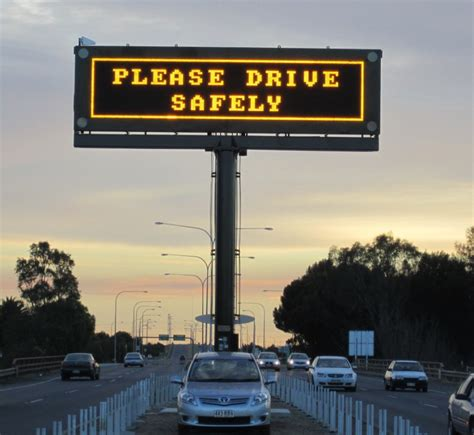
#> input picture VMS_detection/src/images/001.jpg, 474 x 435 px; its folder holds only this picture in this run
$ python FeatureExtraction.py
#> lines starting #> are read from the running program, lines starting #| are printed output that depends on the picture
### VMS_detection/src/VmsImage.py
import enum
import os
import Segmentation
import cv2 as cv

class SegmentationTypeEnum(enum.Enum):
   NONE = 0
   GREY = 1
   COLOR = 2
   ALL = 3

class VmsImage:

   def __init__(self, image_path) -> None:
      # Single paramter passed - load from file
      self.loadFromFile(image_path)

   # Load image from existing file
   def loadFromFile(self, path):
      # Default to greyscale
      self.method_ = SegmentationTypeEnum.GREY
      # Path to image
      self.path_ = None
      # CV Image store
      self.image_ = None
      # List of contours from segmented image
      self.contours_ = None

      if not os.path.exists(path):
         return None
      self.path_ = os.path.abspath(path)
      # load image and get contours
      self.image_ = cv.imread(self.path_)


   """
   Utilies
   """
   def getImageSubset(self, contour):
      x, y, w, h = cv.boundingRect(contour)
      return self.image_[y:y + h, x:x + w]

   """
   SETTERS
   """
   def setSegmentationMethod(self, method):
      if isinstance(method, SegmentationTypeEnum):
         if self.method_ != method:
            self.method_ = method
            # Type has changed, wipe contours
            self.contours_ = None
            return True
      return False

   def setPath(self, path):
      self.loadFromFile(path)

   """
   GETTERS
   """

   def getPath(self):
      return self.path_

   def getContours(self):

      # See if contours have been loaded, otherwise load them
      if self.contours_ == None:
         if self.method_ == SegmentationTypeEnum.GREY:
            self.contours_ = Segmentation.greyGetContour(self.image_)
         elif(self.method_ == SegmentationTypeEnum.COLOR):
            self.contours_ = Segmentation.colorGetContour(self.image_)
         elif(self.method_ == SegmentationTypeEnum.ALL):
            self.contours_ = Segmentation.getContours(self.image_)
         else:
            return None

      return self.contours_

   def getSegmentationMethod(self):
      return self.method_

# [13 lines that do not run on import are left out]

### VMS_detection/src/Segmentation.py
# This class allows for the extraction of the 3 largest contours by area using
#  varying segmentation methods. This included the use of adaptive thresholding
#  for edge detection, or specific extraction via color selection. Additionally
#  it allows for the user to manually classify whether the contour of interest
#  contains a VMS or not with a queried prompt

import cv2 as cv
import numpy as np

def blur(image, kernel_size = 7):
   # Slight blur to remove noise and get cleaner edges

    im = cv.GaussianBlur(image, (kernel_size, kernel_size), 0)
    return im

# get contour information based on adaptive thresholding wiht a mean shift
def greyGetContour(image) :
    # Slight blur to remove noise and get cleaner edges
    im = blur(image)

    # gry - edge detection
    gry = cv.cvtColor(im, cv.COLOR_BGR2GRAY)
    gry[gry > 80] = 255

    # drop pixels down to 0 min
    gry = gry - np.min(gry)

    # remove max values to mean for thresholding
    gry[gry == np.max(gry)] = np.average(gry)
    gry = np.array(gry, np.uint8)

    # subtract 1 sigma from the mean
    thresh = cv.adaptiveThreshold(gry, 255,
                                 cv.ADAPTIVE_THRESH_GAUSSIAN_C,
                                 cv.THRESH_BINARY_INV,
                                 101,
                                 np.average(gry) * 0.08)

    # # Opening - Define a filter (kernal) to process using opening (3x3)
    # adaptive kernel based on image size?
    krn = np.ones((20, 20), np.uint8)

    # getStructuringElement - Close image, then open
    close = cv.morphologyEx(thresh, cv.MORPH_CLOSE, krn)
    open_ = cv.morphologyEx(close, cv.MORPH_OPEN, krn)
    mask = cv.bitwise_and(open_, close)
    # mask = close

    return __getContours(mask)

# Get contour selection based on color thresholding - identify orange/yellow
# [13 lines left out: function colorGetContour, not called in this run]

# private method of retrieving contours of an image, returns 3 largest contours
def __getContours(img):
    contours, _ = cv.findContours(img,
               cv.RETR_EXTERNAL,
               cv.CHAIN_APPROX_NONE)

    if(len(contours) == 0):
        return []
    else :
      # Return 3 largest contours
        cnt = sorted(contours, key = cv.contourArea)
        return cnt[-3:]

# public method for retrieving contours, either all, only color, or only thresh
# [13 lines left out: functions getContours, labelContour, not called in this run]

### VMS_detection/src/FeatureExtraction.py
# This class is designed to extract a set of features from a given image,
# features include greyscale, color, and shape features based on contours or
# subsets of images
import os
import pandas as pd
import numpy as np
import cv2 as cv
import matplotlib.pyplot as plt

from VmsImage import SegmentationTypeEnum, VmsImage

"""
Command Structure
"""
def getAllFeatureNames():
   return [*feature_set]

def processCommand(cmd, args = []):
   if cmd in feature_set:
      return feature_set[cmd](args)
   else:
      print("Feature not found: \"%s\"\n\nFeature List:" % cmd)
      print(*feature_set, sep ="\n")
      return -1

"""
Private
"""
def _getContourFeatures(image, contour, featureNames = []):
   features = dict()
   # ALL FEATURES
   if featureNames == []:
      for feat in feature_set.keys():
         features[feat] = processCommand(feat, [image, contour])
   # Select Features
   else:
      for feat in featureNames:
         features[feat] = processCommand(feat, [image, contour])

   return features

def _getGreyscaleHistogram(image, contour):
   #  subset image based on contour bounds to retain color
   image = image.getImageSubset(contour)
   gry = cv.cvtColor(image, cv.COLOR_BGR2GRAY)
   gry = cv.GaussianBlur(gry, (19, 19), 0)

   vals, bins, _ = plt.hist(gry.ravel(), bins=255, range=(0, 255),
                            histtype='step', fc='k', ec='k')
   plt.title("Greyscale Histogram")
   plt.show()
   return vals, bins

def _getHsvHistogram(image, contour):
   image = image.getImageSubset(contour)
   hsv = cv.cvtColor(image, cv.COLOR_BGR2HSV)
   hsv = cv.GaussianBlur(hsv, (19,19), 0)

   bins = 180
   hist = cv.calcHist([hsv], [0], None, [bins], [0, bins])
   plt.plot(hist, color='b')
   plt.title("HSV Color Histogram")
   plt.show()
   return hist

"""
Public
"""
def getGreyMean(args):
   if not isinstance(args[0], VmsImage) or \
      not isinstance(args[1], type(np.zeros(1))):
      return -1

   image = args[0]
   contour = args[1]
   vals, _ = _getGreyscaleHistogram(image, contour)
   return np.mean(vals)

# [9 lines left out: function getGreyPeak, not called in this run]

def getGreyAreaPercent(args):
   if not isinstance(args[0], VmsImage) or \
      not isinstance(args[1], type(np.zeros(1))):
      return -1

   image = args[0]
   contour = args[1]
   vals, bins = _getGreyscaleHistogram(image, contour)
   mask_gry = bins <= 80
   vals_gry = vals[mask_gry[:-1]]
   area = sum(np.diff(bins)*vals)

   # Percent area above 200 (lighter pixels)
   return sum(vals_gry) / area

# [9 lines left out: function getGreyArea, not called in this run]

def getHsvAreaPercent(args):
   if not isinstance(args[0], VmsImage) or \
      not isinstance(args[1], type(np.zeros(1))):
      return -1

   image = args[0]
   contour = args[1]
   hist = _getHsvHistogram(image, contour)
   return np.sum(hist[10:50]) / np.sum(hist)

def getHsvMean(args):
   if not isinstance(args[0], VmsImage) or \
      not isinstance(args[1], type(np.zeros(1))):
      return -1

   image = args[0]
   contour = args[1]
   hist = _getHsvHistogram(image, contour)
   return np.mean(hist)

# [28 lines left out: functions getHsvArea, getHsvPeak, getShapeMomentX, not called in this run]

def getShapeMomentY(args):
   if not isinstance(args[1], type(np.zeros(1))):
      return -1

   contour = args[1]
   M = cv.moments(contour)

   if M['m00'] == 0: return 0
   return int(M['m01'] / M['m00'])

def getShapeArea(args):
   if not isinstance(args[1], type(np.zeros(1))):
      return -1

   contour = args[1]
   return cv.contourArea(contour)

# [14 lines left out: functions getShapePerimiter, getShapeAspectRatio, not called in this run]

def getShapeExtent(args):
   if not isinstance(args[1], type(np.zeros(1))):
      return -1

   contour = args[1]
   _, _, w, h = cv.boundingRect(contour)
   # proportion of area filled by bounding rectangle
   area_rect = w * h
   return float(getShapeArea(args)) / area_rect

# [16 lines left out: functions getShapeSolidity, getShapeAngle, not called in this run]

## Returns dataframe of features relating to image
def getVmsFeatures(image):
   if isinstance(image, VmsImage):
      features = pd.DataFrame()
      contours = image.getContours()

      for contour in contours:
         feat_row = _getContourFeatures(image, contour)
         features = features.append(feat_row, ignore_index=True, sort=False)
   return features.dropna(how='any')

def getVmsDirFeatures(dir_in, segmentation_method = SegmentationTypeEnum.GREY):
   # ensure they are paths
   dir_in = os.path.abspath(dir_in)
   # dir_out = os.path.abspath(dir_out)

   if not os.path.exists(dir_in):
      return None

   os.chdir(dir_in)
   files = os.listdir()

   if len(files) < 1:
      return None

   features = pd.DataFrame()

   for file in files:
      image = VmsImage(file)
      image.setSegmentationMethod(segmentation_method)
      contour_features = getVmsFeatures(image)
      features = features.append(contour_features,
                                 ignore_index=True,
                                 sort=False)
#> this loop made 1 pass
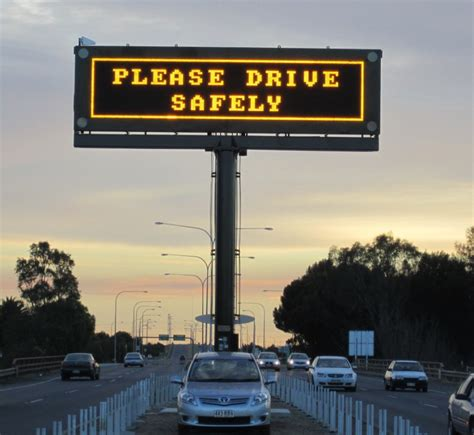
#> input picture VMS_detection/src/images/001.jpg, 474 x 435 px
#> pass 1, in blur, `im = cv.GaussianBlur(image, (kernel_size, kernel_size), 0)`:
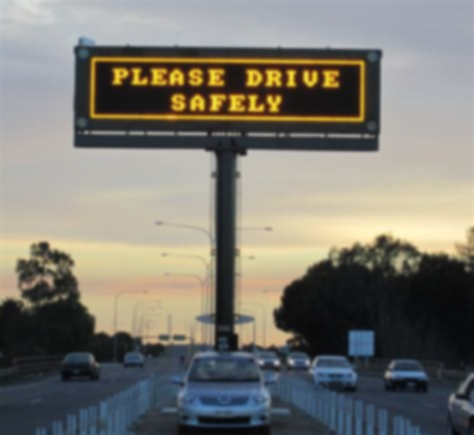
#> im: shape (435, 474, 3); mean B, G, R 113.4, 121.4, 123.6
#> pass 1, in greyGetContour, `gry = cv.cvtColor(im, cv.COLOR_BGR2GRAY)`:
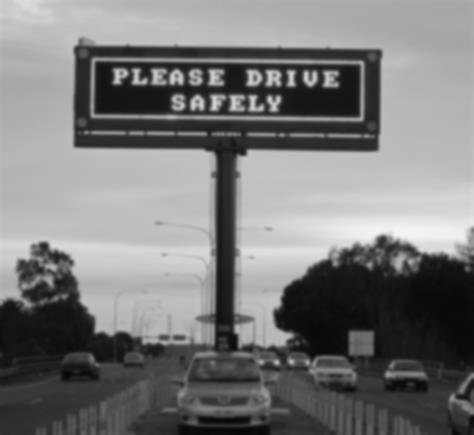
#> gry: shape (435, 474); min 7, max 244, mean 121.2
#> pass 1, in greyGetContour, `gry = gry - np.min(gry)`:
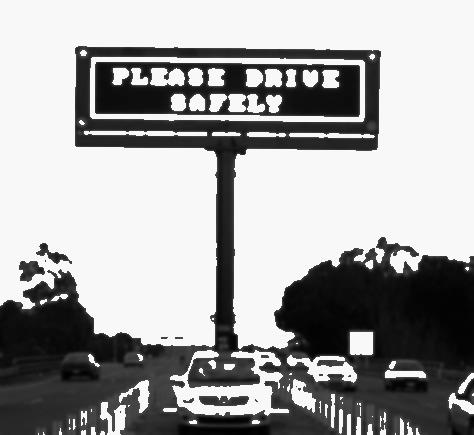
#> gry: shape (435, 474); min 0, max 248, mean 162.5
#> pass 1, in greyGetContour, `gry = np.array(gry, np.uint8)`:
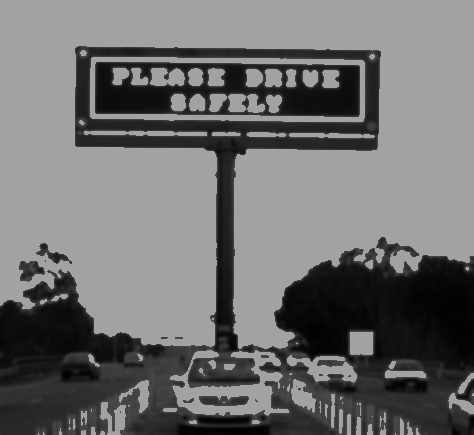
#> gry: shape (435, 474); min 0, max 162, mean 110.9
#> pass 1, in _getGreyscaleHistogram, `plt.show()`:
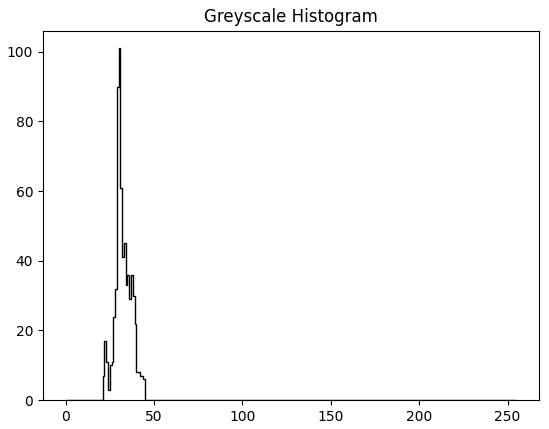
#> figure drawn by matplotlib, 1 panel
#> pass 1, in _getHsvHistogram, `plt.show()`:
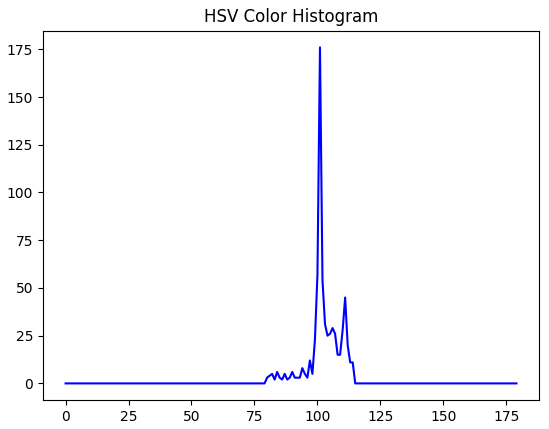
#> figure drawn by matplotlib, 1 panel; curve peaks at x = 101, y = 176
   return features

# Feature name with Callback function
feature_set = {
   # 'gry_peak' : getGreyPeak,
   # 'gry_area' : getGreyArea,
   'gry_area_percent' : getGreyAreaPercent,
   'gry_mean' : getGreyMean,
   'hsv_area_percent' : getHsvAreaPercent,
   'hsv_mean' : getHsvMean,
   # 'hsv_peak' : getHsvPeak,
   # 'hsv_area' : getHsvArea,
   'shape_area' : getShapeArea,
   # 'shape_angle' : getShapeAngle,
   # 'shape_solidity' : getShapeSolidity,
   'shape_extent' : getShapeExtent,
   # 'shape_aspectRatio' : getShapeAspectRatio,
   # 'shape_perimeter' : getShapePerimiter,
   # 'shape_centroidX' : getShapeMomentX,
   'shape_centroidY' : getShapeMomentY,
}

if __name__ == '__main__':
   # Add Pickel Calls here pd.DataFrameToPickle
   dir_base = os.path.abspath("C:/git/python-examples/vms_detection/images")
   dir_out = os.path.abspath("C:/git/python-examples/vms_detection/out/")
#> (the run stopped early here; a loop or call above may not have finished)

$ run again, on VMS_detection/src/images/002.jpg
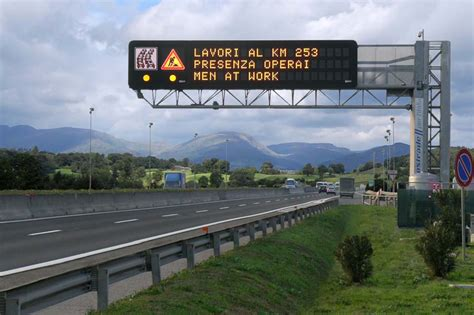
#> input picture VMS_detection/src/images/002.jpg, 474 x 315 px
#> the loop in getVmsDirFeatures, `for file in files:` made 1 pass
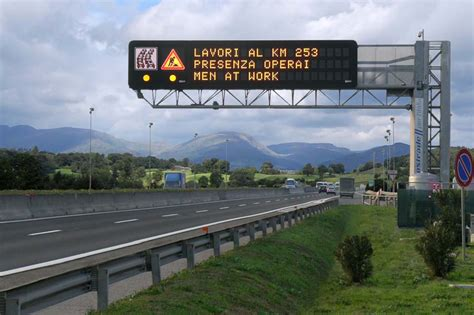
#> input picture VMS_detection/src/images/002.jpg, 474 x 315 px
#> pass 1, in greyGetContour, `gry = np.array(gry, np.uint8)`:
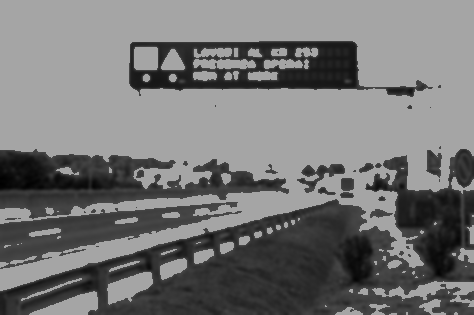
#> gry: shape (315, 474); min 0, max 165, mean 117.4
#> pass 1, in _getHsvHistogram, `plt.show()`:
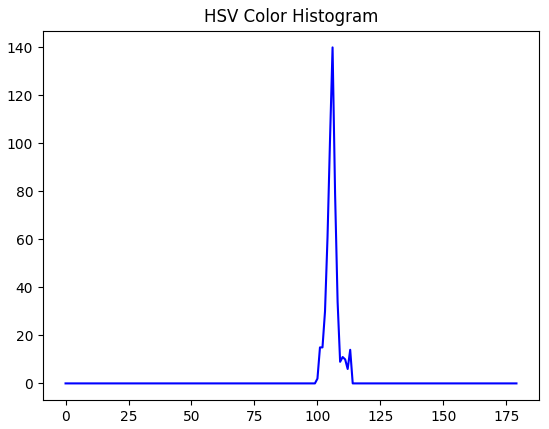
#> figure drawn by matplotlib, 1 panel; curve peaks at x = 106, y = 140

$ run again, on VMS_detection/src/images/003.jpg
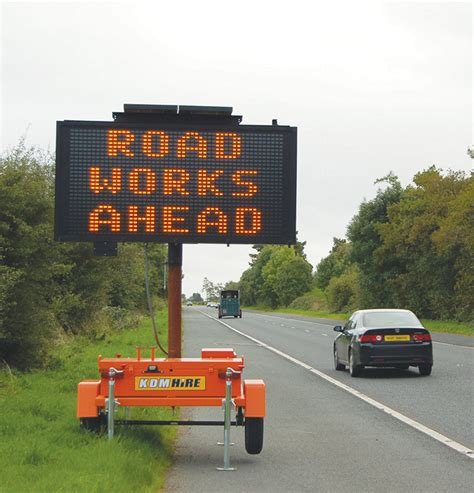
#> input picture VMS_detection/src/images/003.jpg, 474 x 493 px
#> the loop in getVmsDirFeatures, `for file in files:` made 1 pass
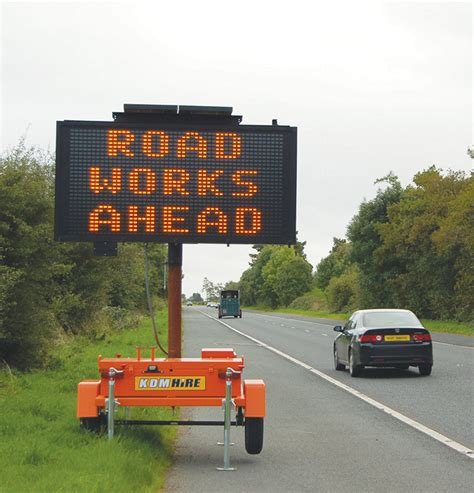
#> input picture VMS_detection/src/images/003.jpg, 474 x 493 px
#> pass 1, in greyGetContour, `gry = np.array(gry, np.uint8)`:
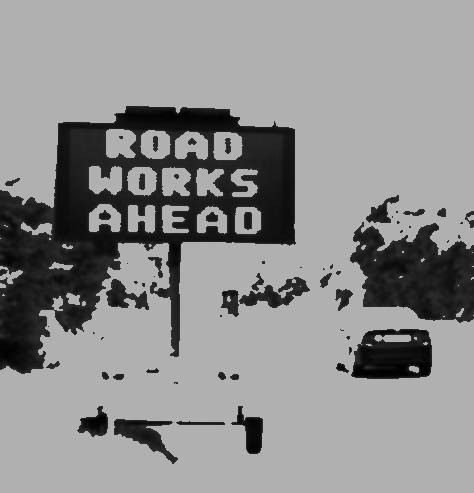
#> gry: shape (493, 474); min 0, max 176, mean 142.2
#> pass 1, in _getHsvHistogram, `plt.show()`:
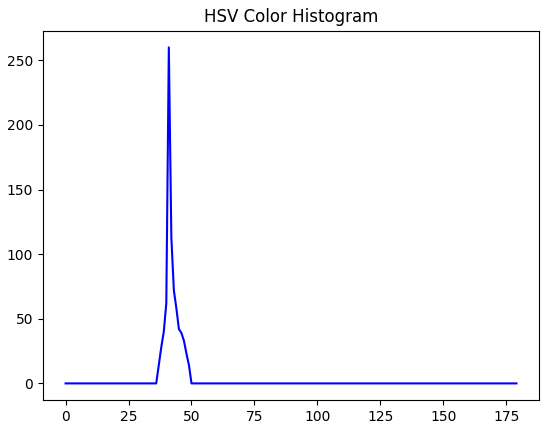
#> figure drawn by matplotlib, 1 panel; curve peaks at x = 41, y = 260
